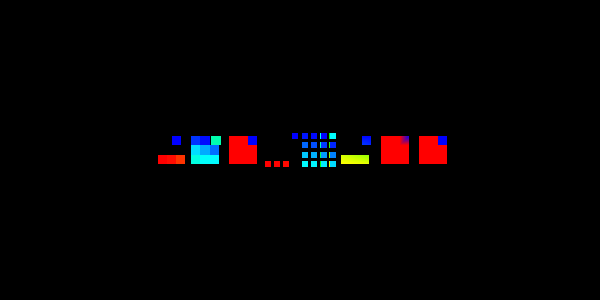

The Python source for this figure:
#!/usr/bin/env python

# Demonstrate vtkExtractSelection with INDICES selection type
# on both cell and point data of a 3x3x3 image data cube.
# Shows select, inverse, preserve topology, and containing cells variants.

# Factory overrides
import vtkmodules.vtkInteractionStyle  # noqa: F401
import vtkmodules.vtkRenderingFreeType  # noqa: F401
import vtkmodules.vtkRenderingOpenGL2  # noqa: F401

from vtkmodules.vtkCommonCore import (
    VTK_FLOAT,
    vtkDoubleArray,
    vtkFloatArray,
    vtkIdTypeArray,
)
from vtkmodules.vtkCommonDataModel import (
    vtkImageData,
    vtkSelection,
    vtkSelectionNode,
)
from vtkmodules.vtkFiltersExtraction import vtkExtractSelection
from vtkmodules.vtkRenderingCore import (
    vtkActor,
    vtkDataSetMapper,
    vtkRenderWindow,
    vtkRenderWindowInteractor,
    vtkRenderer,
)

XCELLS = 3
YCELLS = 3
ZCELLS = 3

# Create sample image data with known structure and arrays
sample_data = vtkImageData()
sample_data.SetSpacing(1.0, 1.0, 1.0)
sample_data.SetOrigin(0.0, 0.0, 0.0)
sample_data.SetDimensions(XCELLS + 1, YCELLS + 1, ZCELLS + 1)
sample_data.AllocateScalars(VTK_FLOAT, 1)

# Point arrays
point_counter_array = vtkIdTypeArray()
point_counter_array.SetNumberOfComponents(1)
point_counter_array.SetName("Point Counter")
sample_data.GetPointData().AddArray(point_counter_array)

point_forward_ids = vtkIdTypeArray()
point_forward_ids.SetNumberOfComponents(1)
point_forward_ids.SetName("Forward Point Ids")
sample_data.GetPointData().AddArray(point_forward_ids)

point_reverse_ids = vtkIdTypeArray()
point_reverse_ids.SetNumberOfComponents(1)
point_reverse_ids.SetName("Reverse Point Ids")
sample_data.GetPointData().AddArray(point_reverse_ids)

point_x_array = vtkFloatArray()
point_x_array.SetNumberOfComponents(1)
point_x_array.SetName("Point X")
sample_data.GetPointData().AddArray(point_x_array)

point_y_array = vtkFloatArray()
point_y_array.SetNumberOfComponents(1)
point_y_array.SetName("Point Y")
sample_data.GetPointData().AddArray(point_y_array)

point_z_array = vtkFloatArray()
point_z_array.SetNumberOfComponents(1)
point_z_array.SetName("Point Z")
sample_data.GetPointData().AddArray(point_z_array)

point_count = 0
for i in range(ZCELLS + 1):
    for j in range(YCELLS + 1):
        for k in range(XCELLS + 1):
            point_counter_array.InsertNextValue(point_count)
            id_f = point_count + 10
            id_r = (XCELLS + 1) * (YCELLS + 1) * (ZCELLS + 1) - 1 - point_count + 10
            point_forward_ids.InsertNextValue(id_f)
            point_reverse_ids.InsertNextValue(id_r)
            point_count += 1
            point_x_array.InsertNextValue(float(k))
            point_y_array.InsertNextValue(float(j))
            point_z_array.InsertNextValue(float(i))

# Cell arrays
cell_counter_array = vtkIdTypeArray()
cell_counter_array.SetNumberOfComponents(1)
cell_counter_array.SetName("Cell Count")
sample_data.GetCellData().AddArray(cell_counter_array)

cell_forward_ids = vtkIdTypeArray()
cell_forward_ids.SetNumberOfComponents(1)
cell_forward_ids.SetName("Forward Cell Ids")
sample_data.GetCellData().AddArray(cell_forward_ids)

cell_reverse_ids = vtkIdTypeArray()
cell_reverse_ids.SetNumberOfComponents(1)
cell_reverse_ids.SetName("Reverse Cell Ids")
sample_data.GetCellData().AddArray(cell_reverse_ids)

cell_x_array = vtkDoubleArray()
cell_x_array.SetNumberOfComponents(1)
cell_x_array.SetName("Cell X")
sample_data.GetCellData().AddArray(cell_x_array)

cell_y_array = vtkDoubleArray()
cell_y_array.SetNumberOfComponents(1)
cell_y_array.SetName("Cell Y")
sample_data.GetCellData().AddArray(cell_y_array)

cell_z_array = vtkDoubleArray()
cell_z_array.SetNumberOfComponents(1)
cell_z_array.SetName("Cell Z")
sample_data.GetCellData().AddArray(cell_z_array)

cell_count = 0
for i in range(ZCELLS):
    for j in range(YCELLS):
        for k in range(XCELLS):
            cell_counter_array.InsertNextValue(cell_count)
            id_f = cell_count + 10
            id_r = XCELLS * YCELLS * ZCELLS - 1 - cell_count + 10
            cell_forward_ids.InsertNextValue(id_f)
            cell_reverse_ids.InsertNextValue(id_r)
            cell_count += 1
            cell_x_array.InsertNextValue(k + 0.5)
            cell_y_array.InsertNextValue(j + 0.5)
            cell_z_array.InsertNextValue(i + 0.5)

sample_data.GetPointData().SetGlobalIds(point_forward_ids)
sample_data.GetPointData().SetScalars(point_x_array)
sample_data.GetCellData().SetGlobalIds(cell_forward_ids)
sample_data.GetCellData().SetScalars(cell_x_array)

# Selection pipeline
selection = vtkSelection()
selection_node = vtkSelectionNode()
selection.AddNode(selection_node)

extract_selection = vtkExtractSelection()
extract_selection.SetInputData(0, sample_data)
extract_selection.SetInputData(1, selection)
extract_selection.PreserveTopologyOff()

# --- INDICES on cells: select ---
selection_node.Initialize()
selection_node.GetProperties().Set(vtkSelectionNode.CONTENT_TYPE(), vtkSelectionNode.INDICES)
selection_node.SetFieldType(vtkSelectionNode.CELL)
cell_ids = vtkIdTypeArray()
cell_ids.SetNumberOfComponents(1)
cell_ids.SetNumberOfTuples(5)
cell_ids.SetTuple1(0, 0)
cell_ids.SetTuple1(1, 1)
cell_ids.SetTuple1(2, 2)
cell_ids.SetTuple1(3, 26)
cell_ids.SetTuple1(4, 27)
selection_node.SetSelectionList(cell_ids)

extract_selection.Update()
cell_select_copy = extract_selection.GetOutput().NewInstance()
cell_select_copy.DeepCopy(extract_selection.GetOutput())

# --- INDICES on cells: inverse ---
selection_node.GetProperties().Set(vtkSelectionNode.INVERSE(), 1)
extract_selection.Update()
cell_inverse_copy = extract_selection.GetOutput().NewInstance()
cell_inverse_copy.DeepCopy(extract_selection.GetOutput())

# --- INDICES on cells: preserve topology ---
selection_node.GetProperties().Set(vtkSelectionNode.INVERSE(), 0)
extract_selection.PreserveTopologyOn()
extract_selection.Update()
cell_topo_insidedness = extract_selection.GetOutput().GetCellData().GetArray("vtkInsidedness")
cell_topo_copy = extract_selection.GetOutput().NewInstance()
cell_topo_copy.DeepCopy(extract_selection.GetOutput())

# --- INDICES on points: select ---
selection_node.Initialize()
extract_selection.PreserveTopologyOff()
selection_node.GetProperties().Set(vtkSelectionNode.CONTENT_TYPE(), vtkSelectionNode.INDICES)
selection_node.GetProperties().Set(vtkSelectionNode.FIELD_TYPE(), vtkSelectionNode.POINT)
point_ids = vtkIdTypeArray()
point_ids.SetNumberOfComponents(1)
point_ids.SetNumberOfTuples(5)
point_ids.SetTuple1(0, 0)
point_ids.SetTuple1(1, 1)
point_ids.SetTuple1(2, 2)
point_ids.SetTuple1(3, 63)
point_ids.SetTuple1(4, 64)
selection_node.SetSelectionList(point_ids)

extract_selection.Update()
point_select_copy = extract_selection.GetOutput().NewInstance()
point_select_copy.DeepCopy(extract_selection.GetOutput())

# --- INDICES on points: inverse ---
selection_node.GetProperties().Set(vtkSelectionNode.INVERSE(), 1)
extract_selection.Update()
point_inverse_copy = extract_selection.GetOutput().NewInstance()
point_inverse_copy.DeepCopy(extract_selection.GetOutput())

# --- INDICES on points: containing cells ---
selection_node.GetProperties().Set(vtkSelectionNode.INVERSE(), 0)
selection_node.GetProperties().Set(vtkSelectionNode.CONTAINING_CELLS(), 1)
extract_selection.Update()
point_containing_copy = extract_selection.GetOutput().NewInstance()
point_containing_copy.DeepCopy(extract_selection.GetOutput())

# --- INDICES on points: preserve topology ---
selection_node.GetProperties().Set(vtkSelectionNode.INVERSE(), 0)
selection_node.GetProperties().Set(vtkSelectionNode.CONTAINING_CELLS(), 0)
extract_selection.PreserveTopologyOn()
extract_selection.Update()
point_topo_insidedness = extract_selection.GetOutput().GetPointData().GetArray("vtkInsidedness")
point_topo_copy = extract_selection.GetOutput().NewInstance()
point_topo_copy.DeepCopy(extract_selection.GetOutput())

# --- INDICES on points: preserve topology + containing cells ---
selection_node.GetProperties().Set(vtkSelectionNode.CONTAINING_CELLS(), 1)
extract_selection.Update()
point_topo_contain_insidedness = extract_selection.GetOutput().GetCellData().GetArray("vtkInsidedness")
point_topo_contain_copy = extract_selection.GetOutput().NewInstance()
point_topo_contain_copy.DeepCopy(extract_selection.GetOutput())

# Mapper — cell select
cell_select_mapper = vtkDataSetMapper()
cell_select_mapper.SetInputData(cell_select_copy)
cell_select_copy.GetCellData().SetActiveScalars(cell_counter_array.GetName())
cell_select_mapper.SetScalarModeToUseCellData()
cell_select_mapper.SetScalarRange(cell_counter_array.GetRange())

# Mapper — cell inverse
cell_inverse_mapper = vtkDataSetMapper()
cell_inverse_mapper.SetInputData(cell_inverse_copy)
cell_inverse_copy.GetCellData().SetActiveScalars(cell_counter_array.GetName())
cell_inverse_mapper.SetScalarModeToUseCellData()
cell_inverse_mapper.SetScalarRange(cell_counter_array.GetRange())

# Mapper — cell topology
cell_topo_mapper = vtkDataSetMapper()
cell_topo_mapper.SetInputData(cell_topo_copy)
cell_topo_copy.GetCellData().SetActiveScalars("vtkInsidedness")
cell_topo_mapper.SetScalarModeToUseCellData()
cell_topo_mapper.SetScalarRange(cell_topo_insidedness.GetRange())

# Mapper — point select
point_select_mapper = vtkDataSetMapper()
point_select_mapper.SetInputData(point_select_copy)
point_select_copy.GetPointData().SetActiveScalars(point_counter_array.GetName())
point_select_mapper.SetScalarModeToUsePointData()
point_select_mapper.SetScalarRange(point_counter_array.GetRange())

# Mapper — point inverse
point_inverse_mapper = vtkDataSetMapper()
point_inverse_mapper.SetInputData(point_inverse_copy)
point_inverse_copy.GetPointData().SetActiveScalars(point_counter_array.GetName())
point_inverse_mapper.SetScalarModeToUsePointData()
point_inverse_mapper.SetScalarRange(point_counter_array.GetRange())

# Mapper — point containing cells
point_containing_mapper = vtkDataSetMapper()
point_containing_mapper.SetInputData(point_containing_copy)
point_containing_copy.GetPointData().SetActiveScalars(point_counter_array.GetName())
point_containing_mapper.SetScalarModeToUsePointData()
point_containing_mapper.SetScalarRange(point_counter_array.GetRange())

# Mapper — point topology
point_topo_mapper = vtkDataSetMapper()
point_topo_mapper.SetInputData(point_topo_copy)
point_topo_copy.GetPointData().SetActiveScalars("vtkInsidedness")
point_topo_mapper.SetScalarModeToUsePointData()
point_topo_mapper.SetScalarRange(point_topo_insidedness.GetRange())

# Mapper — point topology + containing
point_topo_contain_mapper = vtkDataSetMapper()
point_topo_contain_mapper.SetInputData(point_topo_contain_copy)
point_topo_contain_copy.GetCellData().SetActiveScalars("vtkInsidedness")
point_topo_contain_mapper.SetScalarModeToUseCellData()
point_topo_contain_mapper.SetScalarRange(point_topo_contain_insidedness.GetRange())

# Actor — cell select
cell_select_actor = vtkActor()
cell_select_actor.SetPosition(0, 0, 0)
cell_select_actor.SetMapper(cell_select_mapper)
cell_select_actor.GetProperty().SetPointSize(6.0)

# Actor — cell inverse
cell_inverse_actor = vtkActor()
cell_inverse_actor.SetPosition(4, 0, 0)
cell_inverse_actor.SetMapper(cell_inverse_mapper)
cell_inverse_actor.GetProperty().SetPointSize(6.0)

# Actor — cell topology
cell_topo_actor = vtkActor()
cell_topo_actor.SetPosition(8, 0, 0)
cell_topo_actor.SetMapper(cell_topo_mapper)
cell_topo_actor.GetProperty().SetPointSize(6.0)

# Actor — point select
point_select_actor = vtkActor()
point_select_actor.SetPosition(12, 0, 0)
point_select_actor.SetMapper(point_select_mapper)
point_select_actor.GetProperty().SetPointSize(6.0)

# Actor — point inverse
point_inverse_actor = vtkActor()
point_inverse_actor.SetPosition(16, 0, 0)
point_inverse_actor.SetMapper(point_inverse_mapper)
point_inverse_actor.GetProperty().SetPointSize(6.0)

# Actor — point containing cells
point_containing_actor = vtkActor()
point_containing_actor.SetPosition(20, 0, 0)
point_containing_actor.SetMapper(point_containing_mapper)
point_containing_actor.GetProperty().SetPointSize(6.0)

# Actor — point topology
point_topo_actor = vtkActor()
point_topo_actor.SetPosition(24, 0, 0)
point_topo_actor.SetMapper(point_topo_mapper)
point_topo_actor.GetProperty().SetPointSize(6.0)

# Actor — point topology + containing
point_topo_contain_actor = vtkActor()
point_topo_contain_actor.SetPosition(28, 0, 0)
point_topo_contain_actor.SetMapper(point_topo_contain_mapper)
point_topo_contain_actor.GetProperty().SetPointSize(6.0)

# Renderer
renderer = vtkRenderer()
renderer.AddActor(cell_select_actor)
renderer.AddActor(cell_inverse_actor)
renderer.AddActor(cell_topo_actor)
renderer.AddActor(point_select_actor)
renderer.AddActor(point_inverse_actor)
renderer.AddActor(point_containing_actor)
renderer.AddActor(point_topo_actor)
renderer.AddActor(point_topo_contain_actor)

# Window
render_window = vtkRenderWindow()
render_window.SetMultiSamples(0)
render_window.SetSize(600, 300)
render_window.AddRenderer(renderer)
render_window.SetWindowName("extraction indices")

# Scene
renderer.ResetCamera()

# Interactor
interactor = vtkRenderWindowInteractor()
interactor.SetRenderWindow(render_window)

interactor.Initialize()
interactor.Start()
